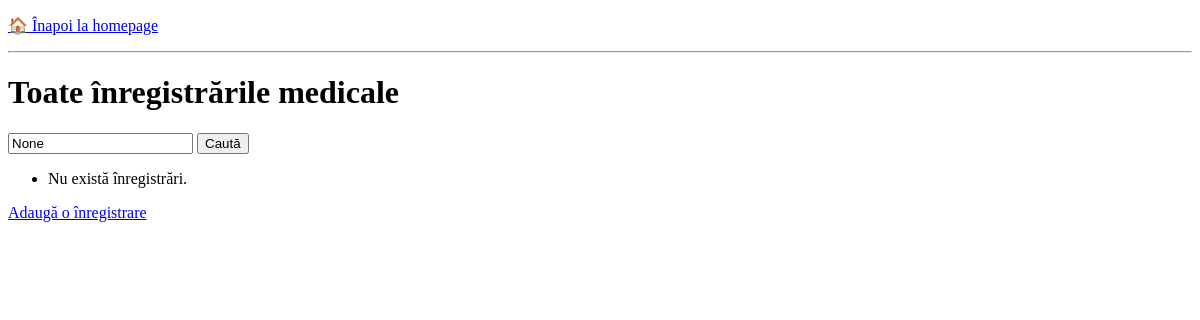
Page /pacienti/inregistrari/ on the earlier database version.
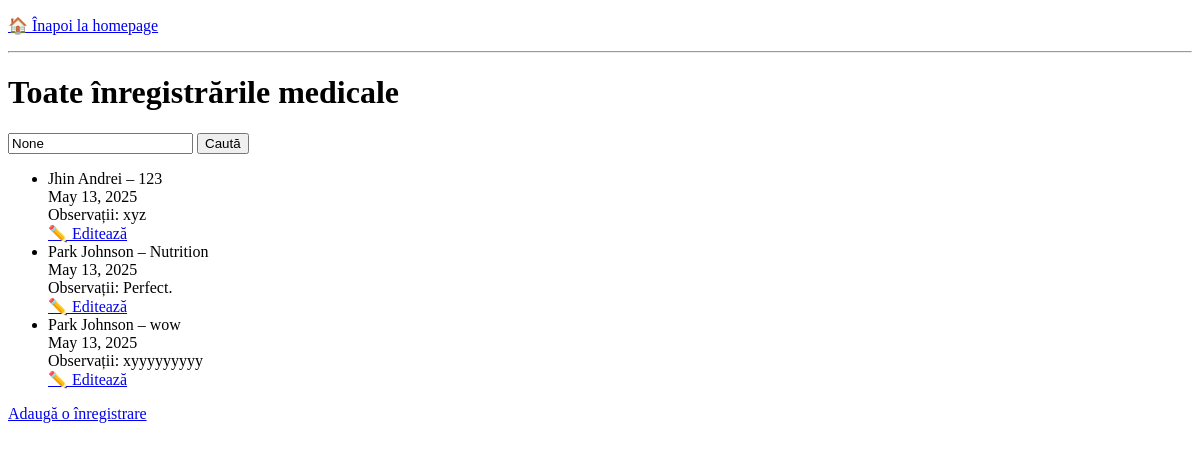
Same page on the later database version.
### pacienti/models.py (models this page shows, shortened)
class InregistrareMedicala(models.Model):
    pacient = models.ForeignKey(Pacient, on_delete=models.CASCADE)
    studiu = models.ForeignKey(StudiuClinic, on_delete=models.CASCADE)
    data_inregistrarii = models.DateField(auto_now_add=True)
    observatii = models.TextField(blank=True)
    class Meta:
        verbose_name = "Înregistrare medicală"
        verbose_name_plural = "Înregistrări medicale"

class Pacient(models.Model):
    SEX_OPTIUNI = [('M', 'Masculin'), ('F', 'Feminin')]
    nume = models.CharField(max_length=100)
    prenume = models.CharField(max_length=100)
    data_nasterii = models.DateField()
    sex = models.CharField(max_length=1, choices=SEX_OPTIUNI)
    email = models.EmailField(blank=True, null=True)
    telefon = models.CharField(max_length=20, blank=True, null=True)
    def __str__(self):
        return f"{self.nume} {self.prenume}"
    class Meta:
        verbose_name = "Pacient"
        verbose_name_plural = "Pacienți"

class StudiuClinic(models.Model):
    titlu = models.CharField(max_length=100)
    descriere = models.TextField(blank=True)
    data_inceput = models.DateField()
    data_sfarsit = models.DateField(null=True, blank=True)
    pacienti = models.ManyToManyField('Pacient', related_name='studii')
    def __str__(self):
        return self.titlu
    class Meta:
        verbose_name = "Studiu clinic"
        verbose_name_plural = "Studii clinice"

### pacienti/views.py (the view)
# urls.py: path('inregistrari/', views.lista_inregistrari, name='lista_inregistrari'),
def lista_inregistrari(request):
    query = request.GET.get('q')
    if query:
        inregistrari = InregistrareMedicala.objects.select_related('pacient', 'studiu').filter(
            models.Q(pacient__nume__icontains=query) | models.Q(pacient__prenume__icontains=query)
        )
    else:
        inregistrari = InregistrareMedicala.objects.select_related('pacient', 'studiu').all()
    return render(request, 'pacienti/lista_inregistrari.html', {'inregistrari': inregistrari, 'query': query})

### pacienti/templates/pacienti/lista_inregistrari.html (shortened to what this page needs)
{% extends 'back.html' %}
{% block content %}
<h1>Toate înregistrările medicale</h1>
<form method="get">
    <input type="text" name="q" placeholder="Caută după pacient" value="{{ query }}">
    <button type="submit">Caută</button>
</form>
<ul>
    {% for inregistrare in inregistrari %}
        <li>
            {{ inregistrare.pacient }} – {{ inregistrare.studiu }}<br>
            {{ inregistrare.data_inregistrarii }}<br>
            Observații: {{ inregistrare.observatii }}<br>
            <a href="{% url 'editeaza_inregistrare' inregistrare.id %}">✏️ Editează</a>
        </li>
    {% empty %}
        <li>Nu există înregistrări.</li>
    {% endfor %}
</ul>
<a href="{% url 'adauga_inregistrare' %}">Adaugă o înregistrare</a>
{% endblock %}

### pacienti/templates/back.html (shortened to what this page needs)
<!DOCTYPE html>
<html lang="ro">
<head>
</head>
<body>
    <p><a href="{% url 'home' %}">🏠 Înapoi la homepage</a></p>
    <hr>
    {% block content %}{% endblock %}
</body>
</html>

Differences in the rows shown:
added InregistrareMedicala: pacient "Jhin Andrei", studiu "123", data_inregistrarii "May 13, 2025", observatii "xyz"
added InregistrareMedicala: pacient "Park Johnson", studiu "Nutrition", data_inregistrarii "May 13, 2025", observatii "Perfect."
added InregistrareMedicala: pacient "Park Johnson", studiu "wow", data_inregistrarii "May 13, 2025", observatii "xyyyyyyyyy"
Other differences:
text no longer shown: "Nu există înregistrări."
